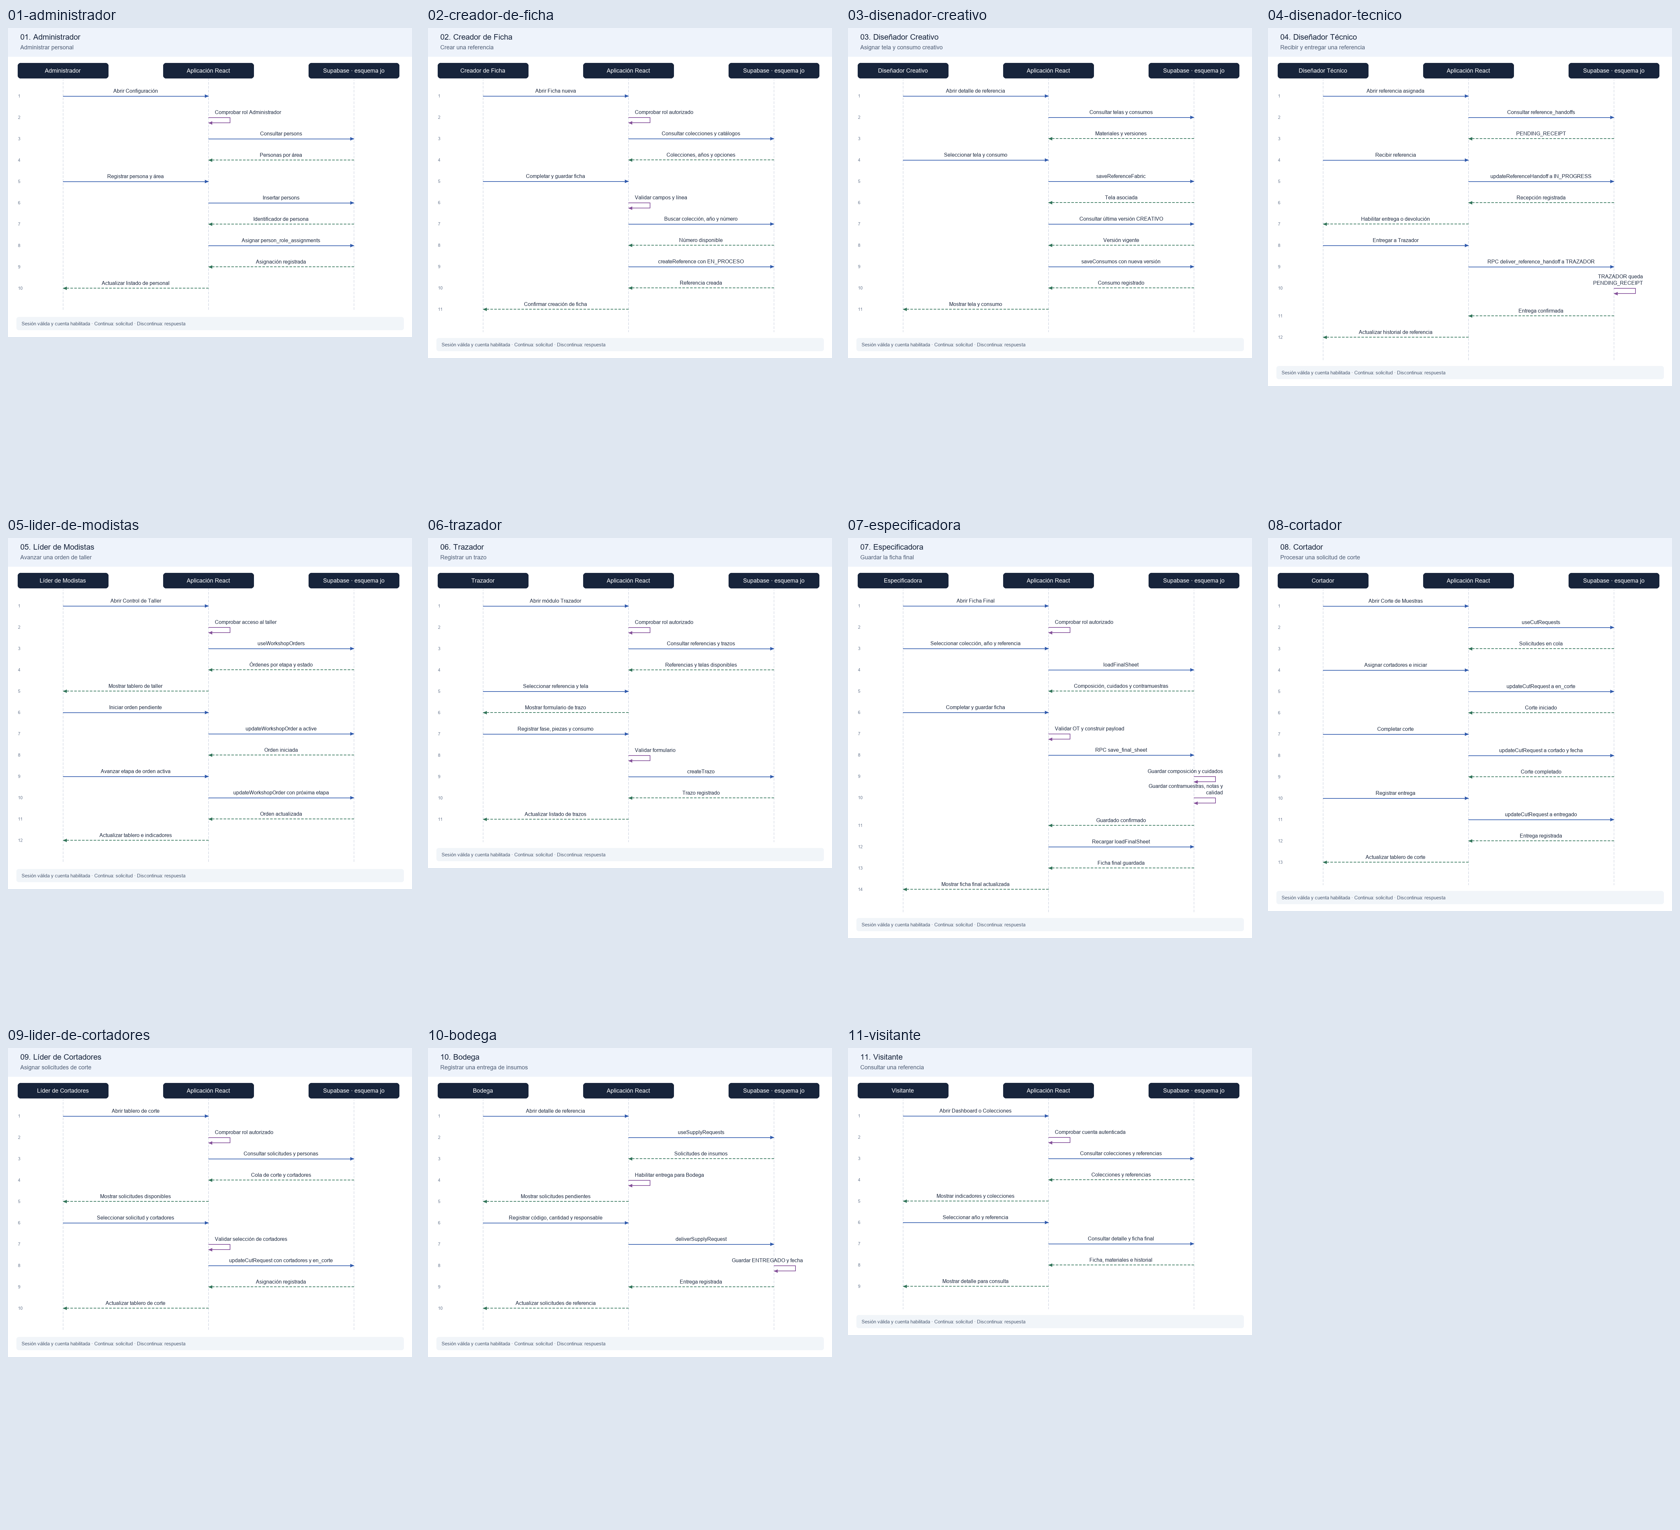

Write Python code to recreate this figure.
from pathlib import Path
from PIL import Image, ImageDraw, ImageFont
root=Path('docs/diagramas-roles')
paths=sorted(root.glob('*.png'))
paths=[p for p in paths if p.name!='vista-general.png']
thumb_w,thumb_h=420,510
sheet=Image.new('RGB',(thumb_w*4,thumb_h*3),'#dfe7f1')
draw=ImageDraw.Draw(sheet)
font=ImageFont.truetype('C:/Windows/Fonts/arial.ttf',14)
for index,path in enumerate(paths):
    image=Image.open(path).convert('RGB')
    image.thumbnail((thumb_w-16,thumb_h-40))
    x=(index%4)*thumb_w+(thumb_w-image.width)//2
    y=(index//4)*thumb_h+28
    draw.text(((index%4)*thumb_w+8,(index//4)*thumb_h+7),path.stem,font=font,fill='#17243b')
    sheet.paste(image,(x,y))
sheet.save(root/'vista-general.png')
